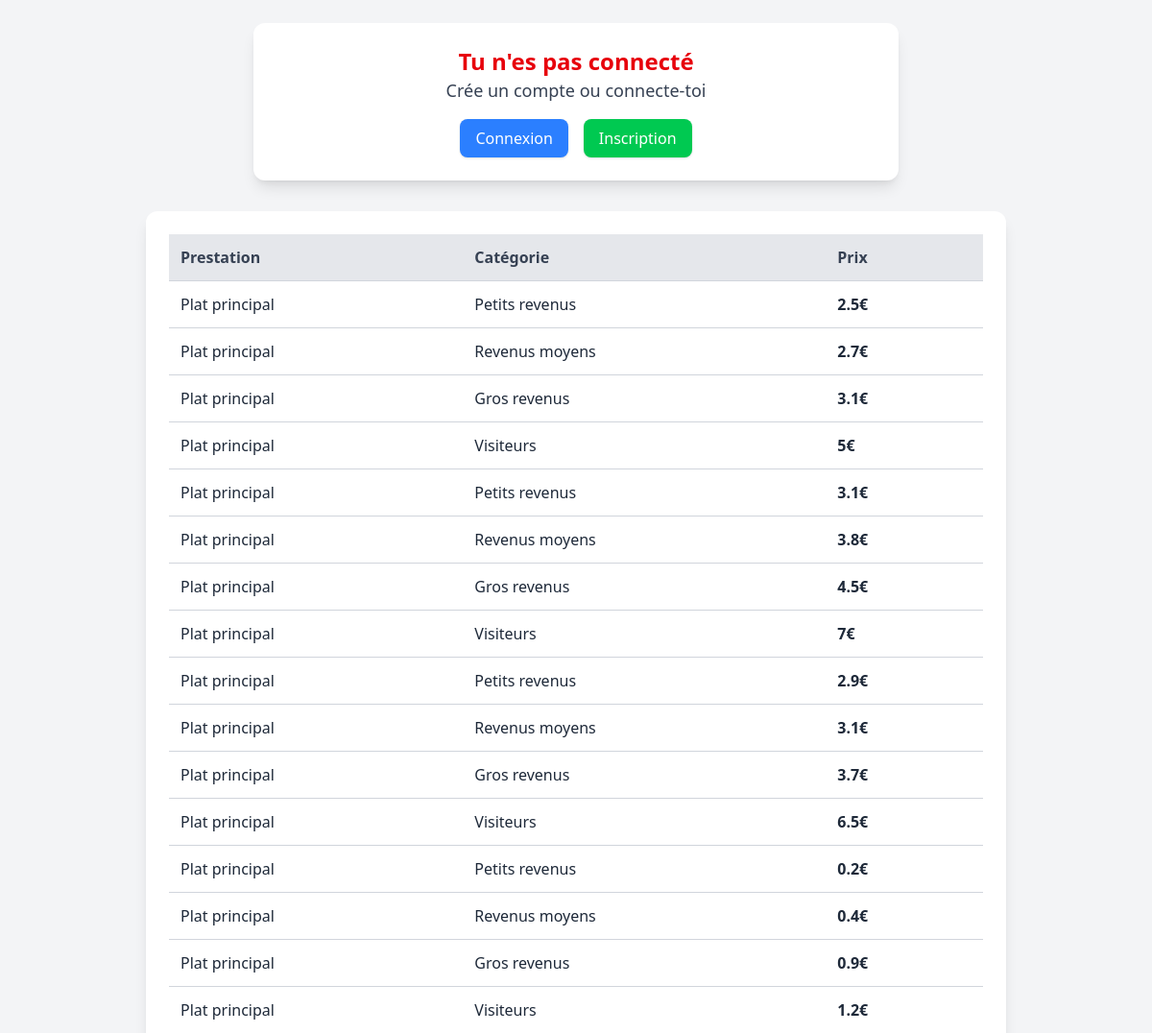
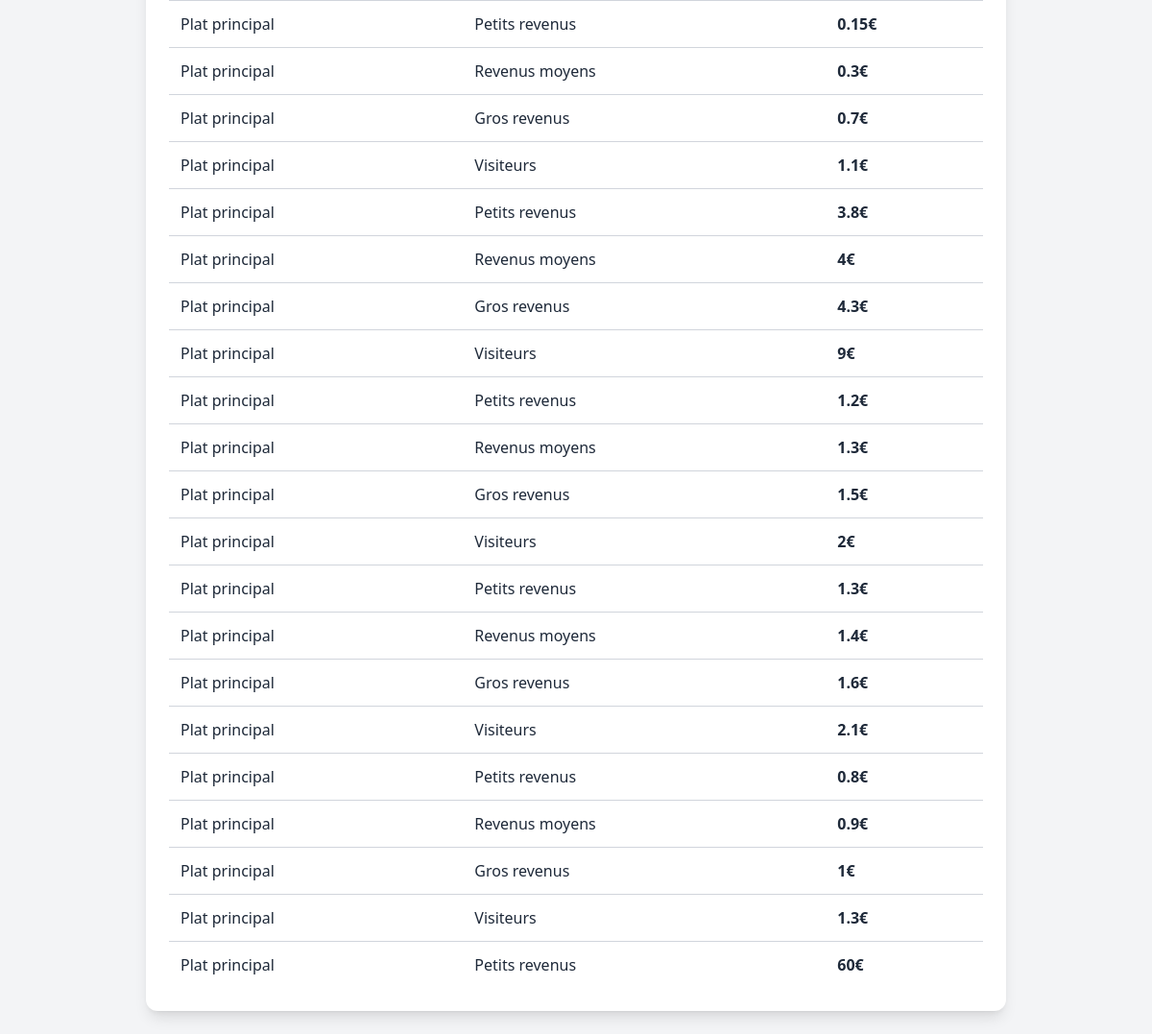
The page / on the database its author committed (2 pictures, top to bottom).
### tables this page shows
CREATE TABLE IF NOT EXISTS `prestation` (
  `id_prestation` int NOT NULL AUTO_INCREMENT,
  `type_prestation` varchar(50) NOT NULL,
  PRIMARY KEY (`id_prestation`)
);

CREATE TABLE IF NOT EXISTS `categorie` (
  `id_categorie` int NOT NULL AUTO_INCREMENT,
  `libelle_categorie` varchar(20) NOT NULL,
  PRIMARY KEY (`id_categorie`)
);

### src/Http/Controllers/LandingPageController.php (called while the page is built, shortened)
<?php
class LandingPageController extends Controller
{
    public function index()
    {
        $prestationManager = new Prestation();
        $app = new App();
        return $app->view('landingPage', [
            'title' => 'Accueil',
            "headerType" => null,
            "slimHeader" => false,
            "prestationsListe" => $prestationManager->getListe(),
        ]);
    }
}

### src/Router/web.php (called while the page is built, shortened)
<?php
$router = new Router();
$router->get('/', 'LandingPageController@index');
$router->get('/auth/login', 'AuthController@viewLogin');
$router->post('/auth/login', 'AuthController@postLogin');
$router->get('/auth/register', 'AuthController@viewRegister');
$router->post('/auth/register', 'AuthController@postRegister');
$router->get('/admin', 'AdminController@index');
$router->get('/admin/users', 'AdminController@viewUsers');
$router->get('/admin/usager', 'AdminController@viewUsager');
$router->get('/admin/category', 'AdminController@viewCategory');
$router->get('/admin/prestation', 'AdminController@viewPrestation');
$router->get('/admin/tarif', 'AdminController@viewTarif');
$router->get('/admin/ticket', 'AdminController@viewTicket');
$router->get('/admin/droits', 'AdminController@viewDroits');
$router->get('/admin/depot', 'AdminController@viewDepot');
$router->get('/admin/users/create', 'AdminController@viewCreateUser');
$router->get('/admin/usager/create', 'AdminController@viewCreateUsager');
$router->get('/admin/category/create', 'AdminController@viewCreateCategory');
$router->get('/admin/prestation/create', 'AdminController@viewCreatePrestation');
$router->get('/admin/tarif/create', 'AdminController@viewCreateTarif');
$router->get('/admin/ticket/create', 'AdminController@viewCreateTicket');
$router->get('/admin/droits/create', 'AdminController@viewCreateDroits');
$router->get('/admin/depot/create', 'AdminController@viewCreateDepot');
$router->get('/admin/users/edit/{id}', 'AdminController@viewUpdateUser');
$router->get('/admin/usager/edit/{id}', 'AdminController@viewUpdateUsager');
$router->get('/admin/category/edit/{id}', 'AdminController@viewUpdateCategory');
$router->get('/admin/prestation/edit/{id_prestation}-{id_categorie}', 'AdminController@viewUpdateTarif');
$router->get('/admin/tarif/edit/{id}', 'AdminController@viewUpdateTarif');
$router->get('/admin/ticket/edit/{id}', 'AdminController@viewUpdateTicket');
$router->get('/admin/droits/edit/{id}', 'AdminController@viewUpdateDroits');
$router->get('/admin/depot/edit/{id}', 'AdminController@viewUpdateDepot');
$router->post('/admin/users/create', 'AdminController@postCreateUser');
$router->post('/admin/usager/create', 'AdminController@postCreateUsager');
$router->post('/admin/category/create', 'AdminController@postCreateCategory');
$router->post('/admin/prestation/create', 'AdminController@postCreatePrestation');
$router->post('/admin/tarif/create', 'AdminController@postCreateTarif');
$router->post('/admin/ticket/create', 'AdminController@postCreateTicket');
$router->post('/admin/droits/create', 'AdminController@postCreateDroits');
$router->post('/admin/depot/create', 'AdminController@postCreateDepot');
$router->post('/admin/users/update', 'AdminController@postUpdateUser');
$router->post('/admin/usager/update', 'AdminController@postUpdateUsager');
$router->post('/admin/category/update', 'AdminController@postUpdateCategory');
$router->post('/admin/prestation/update', 'AdminController@postUpdatePrestation');
$router->post('/admin/tarif/update', 'AdminController@postUpdateTarif');
$router->post('/admin/ticket/update', 'AdminController@postUpdateTicket');
$router->post('/admin/droits/update', 'AdminController@postUpdateDroits');
$router->post('/admin/depot/update', 'AdminController@postUpdateDepot');
$router->get('/admin/users/{id}/delete', 'AdminController@deleteUser');
$router->get('/admin/usager/{id}/delete', 'AdminController@deleteUsager');
$router->get('/admin/category/{id}/delete', 'AdminController@deleteCategory');
$router->get('/admin/prestation/{id}/delete', 'AdminController@deletePrestation');
$router->get('/admin/tarif/{id_prestation}-{id_categorie}/delete', 'AdminController@deleteTarif');
$router->get('/admin/ticket/{id}/delete', 'AdminController@deleteTicket');
$router->get('/admin/droits/{id}/delete', 'AdminController@deleteDroits');
$router->get('/admin/depot/{id}/delete', 'AdminController@deleteDepot');
$router->run();

### index.php (called while the page is built, shortened)
<?php
require_once 'src/Router/web.php';

### src/Core/Database.php (called while the page is built, shortened)
<?php
class Database {
    private $pdo;
    public function __construct() {
        $config = require 'config/main.conf.php';
        try {
            $this->pdo = new PDO(
                "mysql:host={$config['database']['host']};dbname={$config['database']['dbname']}",
                $config['database']['username'],
                $config['database']['password']
            );
            $this->pdo->setAttribute(PDO::ATTR_ERRMODE, PDO::ERRMODE_EXCEPTION);
        } catch (PDOException $e) {
            die("Erreur de connexion à la base de données : " . $e->getMessage());
        }
    }
    public function query($query, array $params = []) {
        $stmt = $this->pdo->prepare($query);
        $stmt->execute($params);
        return $stmt;
    }
}

### config/main.conf.php (called while the page is built)
<?php
return [
    "database" => [
        "host" => "localhost",
        "dbname" => "2024_slam_php",
        "username" => "root",
        "password" => ""
    ]
];

### src/Http/Model/Prestation.php (called while the page is built, shortened)
<?php
class Prestation extends Database {
    public function getListe() {
        $query = "SELECT * FROM ". $this::TABLE;
        $ListePrestation = $this->query($query)->fetchAll(\PDO::FETCH_ASSOC);
        $query = "SELECT * FROM categorie";
        $ListeCategory = $this->query($query)->fetchAll(\PDO::FETCH_ASSOC);
        $query = "SELECT * FROM tarif";
        $ListeTarif = $this->query($query)->fetchAll(\PDO::FETCH_ASSOC);
        $ListePrestationTarif = [];
        foreach ($ListeTarif as $tarif) {
            $ListePrestationTarif[] = [
                "prestation" => $ListePrestation[array_search($tarif['id_prestation'], array_column($ListePrestation, 'id'))],
                "categorie" => $ListeCategory[array_search($tarif['id_categorie'], array_column($ListeCategory, 'id_categorie'))],
                "prix" => $tarif['prix'],
            ];
        }
        return $ListePrestationTarif;
    }
}

### Views/landingPage.view.php (the view)
<?php
include_once 'Views/partials/header.view.php';
?>
<main class="min-h-screen bg-gray-100 flex flex-col items-center p-6">
    <div class="w-full max-w-2xl bg-white shadow-lg rounded-xl p-6 text-center">
        <?php if(isset($_SESSION['user_id'])) { ?>
            <h1 class="text-2xl font-bold text-green-600">Bienvenue!</h1>
            <p class="text-lg text-gray-700">T'es chez les cools ici :)</p>
        <?php } else { ?>
            <h1 class="text-2xl font-bold text-red-600">Tu n'es pas connecté</h1>
            <p class="text-lg text-gray-700">Crée un compte ou connecte-toi</p>
            <div class="mt-4 flex justify-center space-x-4">
                <a href="/auth/login" class="px-4 py-2 bg-blue-500 text-white rounded-lg shadow hover:bg-blue-600">Connexion</a>
                <a href="/auth/register" class="px-4 py-2 bg-green-500 text-white rounded-lg shadow hover:bg-green-600">Inscription</a>
            </div>
        <?php } ?>
    </div>
    <div class="w-full max-w-4xl mt-8">
        <div class="overflow-hidden rounded-xl shadow-lg bg-white p-6">
            <table class="w-full text-left border-collapse">
                <thead>
                    <tr class="bg-gray-200">
                        <th class="p-3 text-gray-700">Prestation</th>
                        <th class="p-3 text-gray-700">Catégorie</th>
                        <th class="p-3 text-gray-700">Prix</th>
                    </tr>
                </thead>
                <tbody>
                    <?php foreach($prestationsListe as $prestation) { ?>
                        <tr class="border-t border-gray-300 hover:bg-gray-100">
                            <td class="p-3 text-gray-800"><?= $prestation['prestation']['type_prestation'] ?></td>
                            <td class="p-3 text-gray-800"><?= $prestation['categorie']['libelle_categorie'] ?></td>
                            <td class="p-3 text-gray-800 font-semibold"><?= $prestation['prix'] ?>€</td>
                        </tr>
                    <?php } ?>
                </tbody>
            </table>
        </div>
    </div>
</main>
<?php
include_once 'Views/partials/footer.view.php';
?>

### src/Core/Router.php (shortened to what this page needs)
<?php
class Router {
    private $routes = [];
    public function get($uri, $controller) {
        $this->routes['GET'][$uri] = $controller;
    }
    public function post($uri, $controller) {
        $this->routes['POST'][$uri] = $controller;
    }
    public function run() {
        $method = $_SERVER['REQUEST_METHOD'];
        $uri = trim(parse_url($_SERVER['REQUEST_URI'], PHP_URL_PATH), '/');
        foreach ($this->routes[$method] as $route => $controller) {
            $routePattern = preg_replace('/\{[a-zA-Z0-9_]+\}/', '([a-zA-Z0-9-_]+)', trim($route, '/'));
            if (preg_match("#^$routePattern$#", $uri, $matches)) {
                array_shift($matches);
                $action = explode('@', $controller);
                $controllerClass = "Http\\Controllers\\" . $action[0];
                $method = $action[1];
                $controllerPath = __DIR__ . '/../Http/Controllers/' . $action[0] . '.php';
                if (file_exists($controllerPath)) {
                    if (class_exists($controllerClass)) {
                        $instance = new $controllerClass();
                        if (method_exists($instance, $method)) {
                            $instance->$method(...$matches);
                            return;
                        } else {
                            echo "Méthode $method non trouvée dans $controllerClass";
                            return;
                        }
                    } else {
                        echo "Contrôleur $controllerClass non trouvé";
                        return;
                    }
                } else {
                    echo "Fichier du contrôleur $controllerPath non trouvé";
                    return;
                }
            }
        }
    }
}

### src/Core/App.php (shortened to what this page needs)
<?php
class App {
    public function view($viewName, $data = []) {
        extract($data);
        $viewPath = __DIR__ . "/../../Views/$viewName.view.php";
        if (file_exists($viewPath)) {
            require $viewPath;
        } else {
            echo "Vue $viewName non trouvée.";
        }
    }
}

### Views/partials/header.view.php (shortened to what this page needs)
<!DOCTYPE html>
<html lang="en">
<head>
    <script src="https://unpkg.com/@tailwindcss/browser@4"></script>
</head>
<body>

### Views/partials/footer.view.php (shortened to what this page needs)
</body>
</html>

### rows shown on the page
prestation: type_prestation "Plat principal"
categorie: libelle_categorie "Petits revenus"
categorie: libelle_categorie "Revenus moyens"
categorie: libelle_categorie "Gros revenus"
categorie: libelle_categorie "Visiteurs"

### other values the page prints
$prestation['prix'] "2.5"
$prestation['prix'] "2.7"
$prestation['prix'] "3.1"
$prestation['prix'] "5"
$prestation['prix'] "3.8"
$prestation['prix'] "4.5"
$prestation['prix'] "7"
$prestation['prix'] "2.9"
$prestation['prix'] "3.7"
$prestation['prix'] "6.5"
$prestation['prix'] "0.2"
$prestation['prix'] "0.4"
$prestation['prix'] "0.9"
$prestation['prix'] "1.2"
$prestation['prix'] "0.15"
